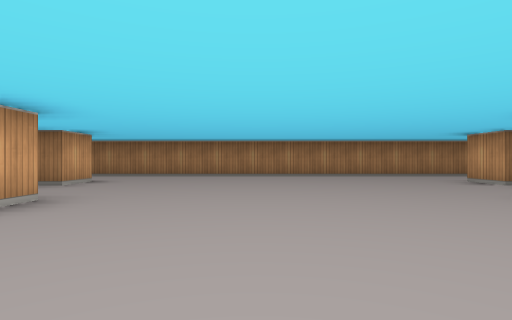
view 1 (above)

24 first-person views from a walk through a cub3D level. The camera is about half as high as the walls, looks level and sees 80° across. The floor is counted in squares. Each view is taken from the middle of a square. On the plan, view 1 faces up. The plan holds only what a view shows up to about 9 squares ahead; the rest is blank.

view 2
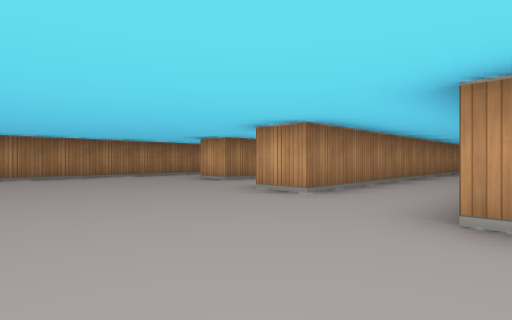

view 3
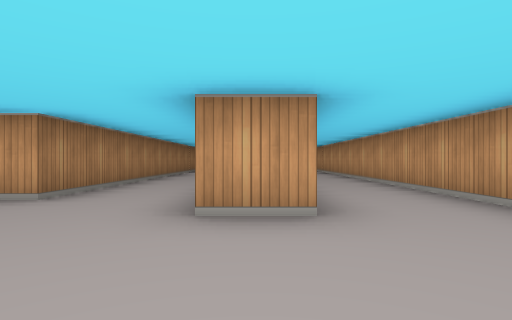

view 4
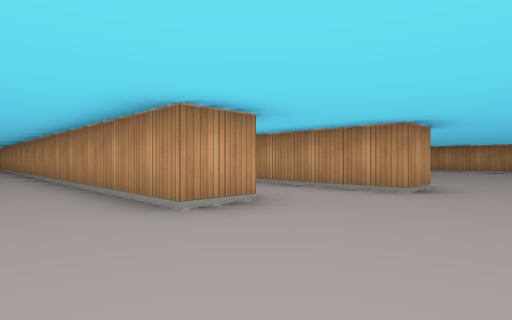

view 5
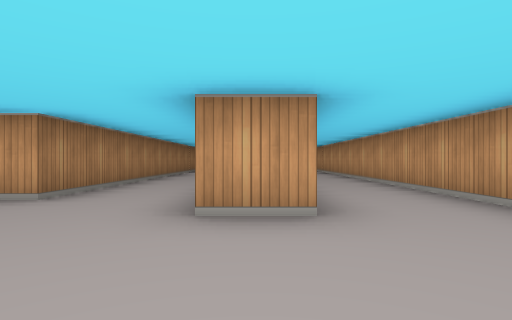

view 6
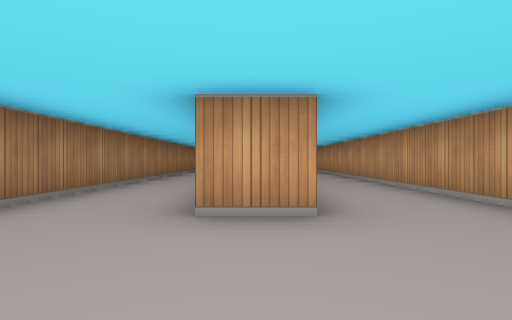

view 7
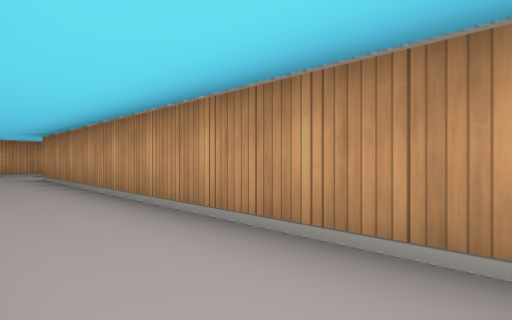

view 8
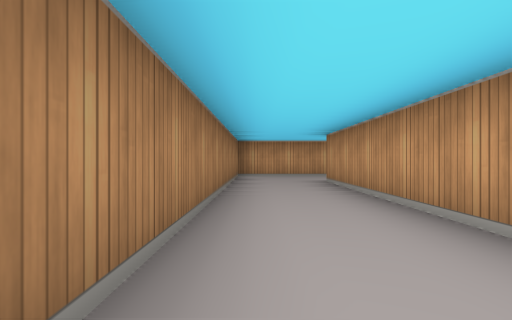

view 9
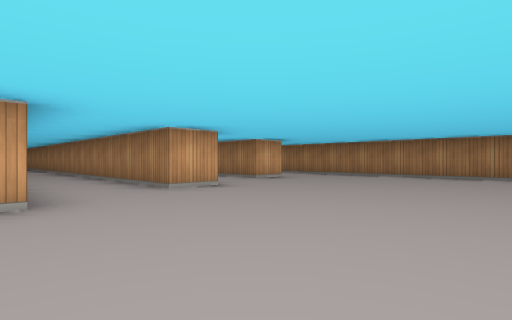

view 10
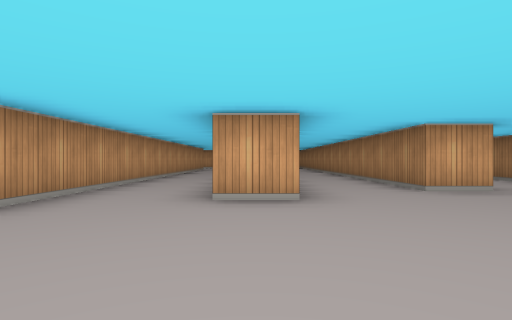

view 11
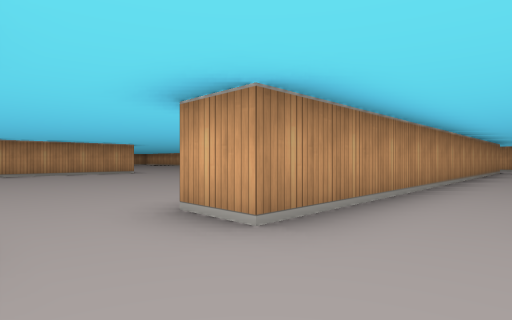

view 12
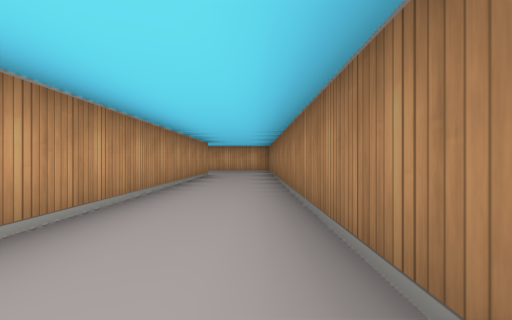

view 13
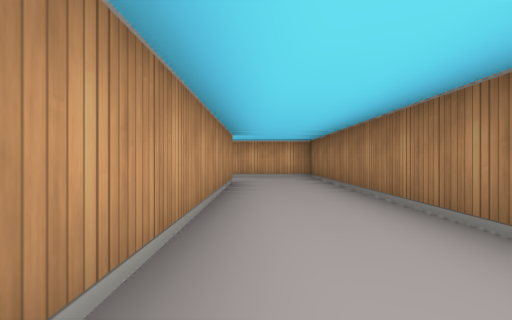

view 14
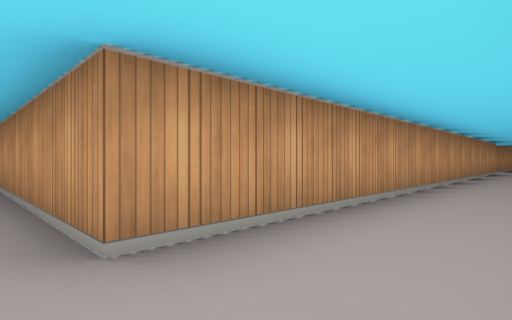

view 15
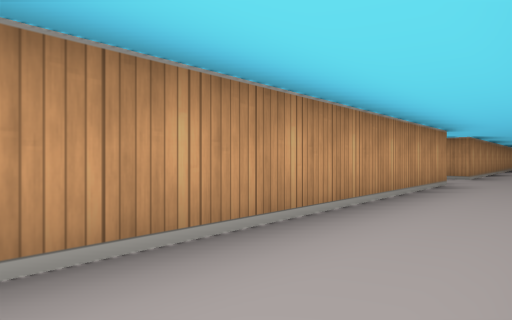

view 16
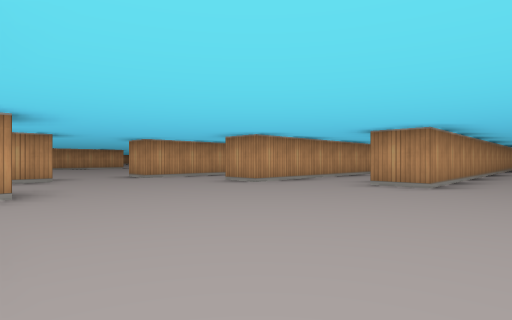

view 17
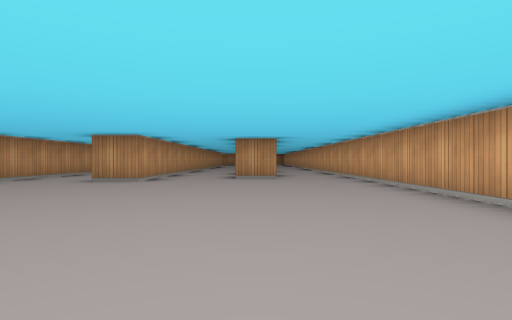

view 18
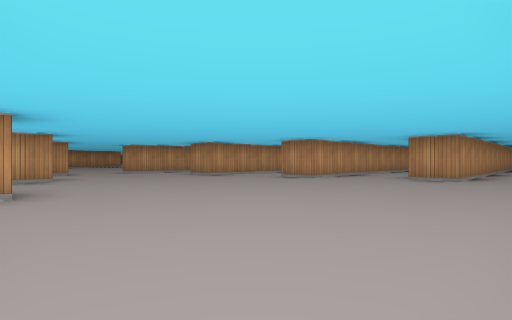

view 19
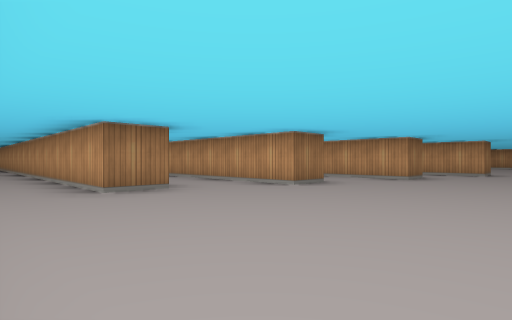

view 20
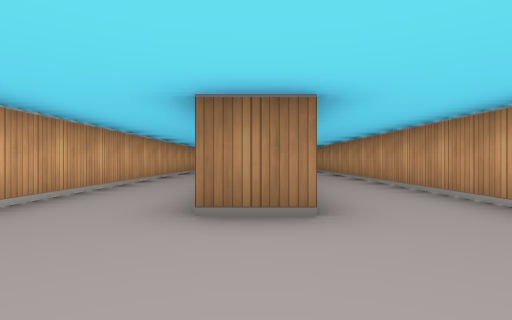

view 21
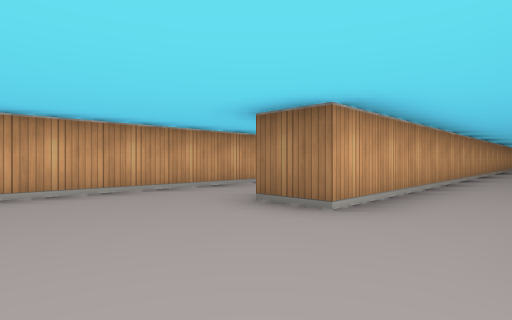

view 22
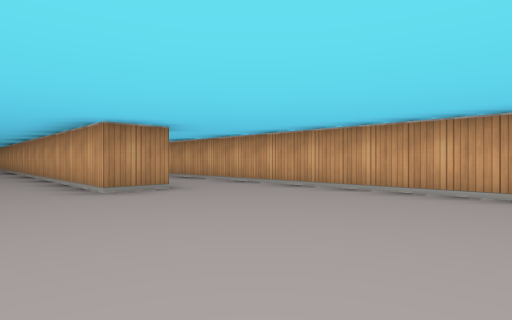

view 23
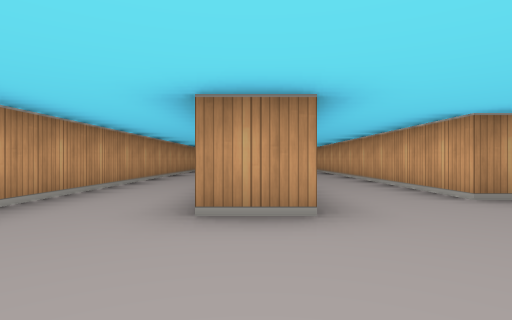

view 24
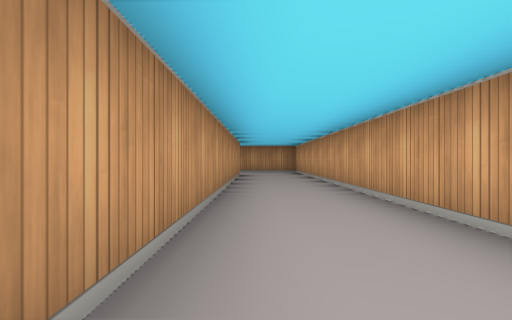

### Floor plan
Points are (right, up) in squares from view 1. A wall is a line through its corners. A room is listed if a view was taken in it or the views show most of it. See-through windows are left out.
Room 1 (views 1, 2, 3, 4, 5, 6, 7, 8, 9, 10, 11)
walls: (10, 5.5) (4.5, 5.5) (4.5, 6.5); (10.2, 2.5) (3.5, 2.5) (3.5, 3.5); (4.9, 3.5) (11, 3.5); (11, 8.5) (-2.6, 8.5); (2.5, -0.5) (2.5, 0.5) (11.2, 0.5); (15.1, -0.5) (7.5, -0.5); (1.5, -2.5) (13.5, -2.5); (-1.5, 0.6) (-1.5, -0.5); (15.5, -3) (15.5, -0.5); (-2.5, 3.6) (-2.5, 2.5); (-3.5, 6.5) (-3.5, 5.5)
ways out: opening at (-2.6, 3) to room 2; opening at (0.5, -3); opening at (19, 2.5)
Room 2 (views 12, 13, 14, 15, 16, 17, 18, 19, 20, 21, 22, 23, 24)
walls: (-14.5, -13.5) (-15.5, -13.5) (-15.5, -11.1); (-11.8, -14.5) (-12.5, -14.5) (-12.5, -2.5) (-0.5, -2.5); (-17.5, -12.5) (-18.5, -12.5) (-18.5, -5); (-14.5, -20.8) (-14.5, -28); (-15.5, -21.2) (-15.5, -17.5) (-14.5, -17.5); (-18.5, -24.2) (-18.5, -18.5) (-17.5, -18.5) (-17.5, -24); (-21.5, -23.2) (-21.5, -19.5) (-20.5, -19.5) (-20.5, -26.2); (-12.5, -27.6) (-12.5, -16.5) (-11.5, -16.5); (-23.5, -5) (-23.5, -23.1); (-20.5, -2.8) (-20.5, -11.5) (-21.5, -11.5) (-21.5, -4.8); (-3.5, -0.5) (-14.5, -0.5) (-14.5, -2.8); (-2.5, 2.5) (-8.2, 2.5); (-3.5, 5.5) (-5.1, 5.5); (-2.6, 8.5) (-4.6, 8.5)
ways out: opening at (-2.6, 3) to room 1; opening at (-12, -15.5)

Where each view was taken, in squares from view 1:
view 1: 0 up, 0 right, facing up
view 2: 0 up, 0 right, facing up-right
view 3: 0 up, 0 right, facing right
view 4: 2 up, 0 right, facing down-right
view 5: 3 up, 1 right, facing right
view 6: 6 up, 2 right, facing right
view 7: 1 down, 5 right, facing down-right
view 8: 1 down, 7 right, facing right
view 9: 0 up, 2 right, facing up-left
view 10: 0 up, 2 right, facing left
view 11: 1 down, 1 right, facing down-left
view 12: 1 down, 3 left, facing left
view 13: 2 down, 6 left, facing left
view 14: 2 down, 14 left, facing down-right
view 15: 8 down, 14 left, facing down-right
view 16: 13 down, 20 left, facing down-right
view 17: 12 down, 21 left, facing down
view 18: 12 down, 23 left, facing down-right
view 19: 16 down, 23 left, facing up-right
view 20: 14 down, 21 left, facing up
view 21: 14 down, 19 left, facing up-left
view 22: 15 down, 19 left, facing down-left
view 23: 15 down, 15 left, facing down
view 24: 19 down, 13 left, facing down
